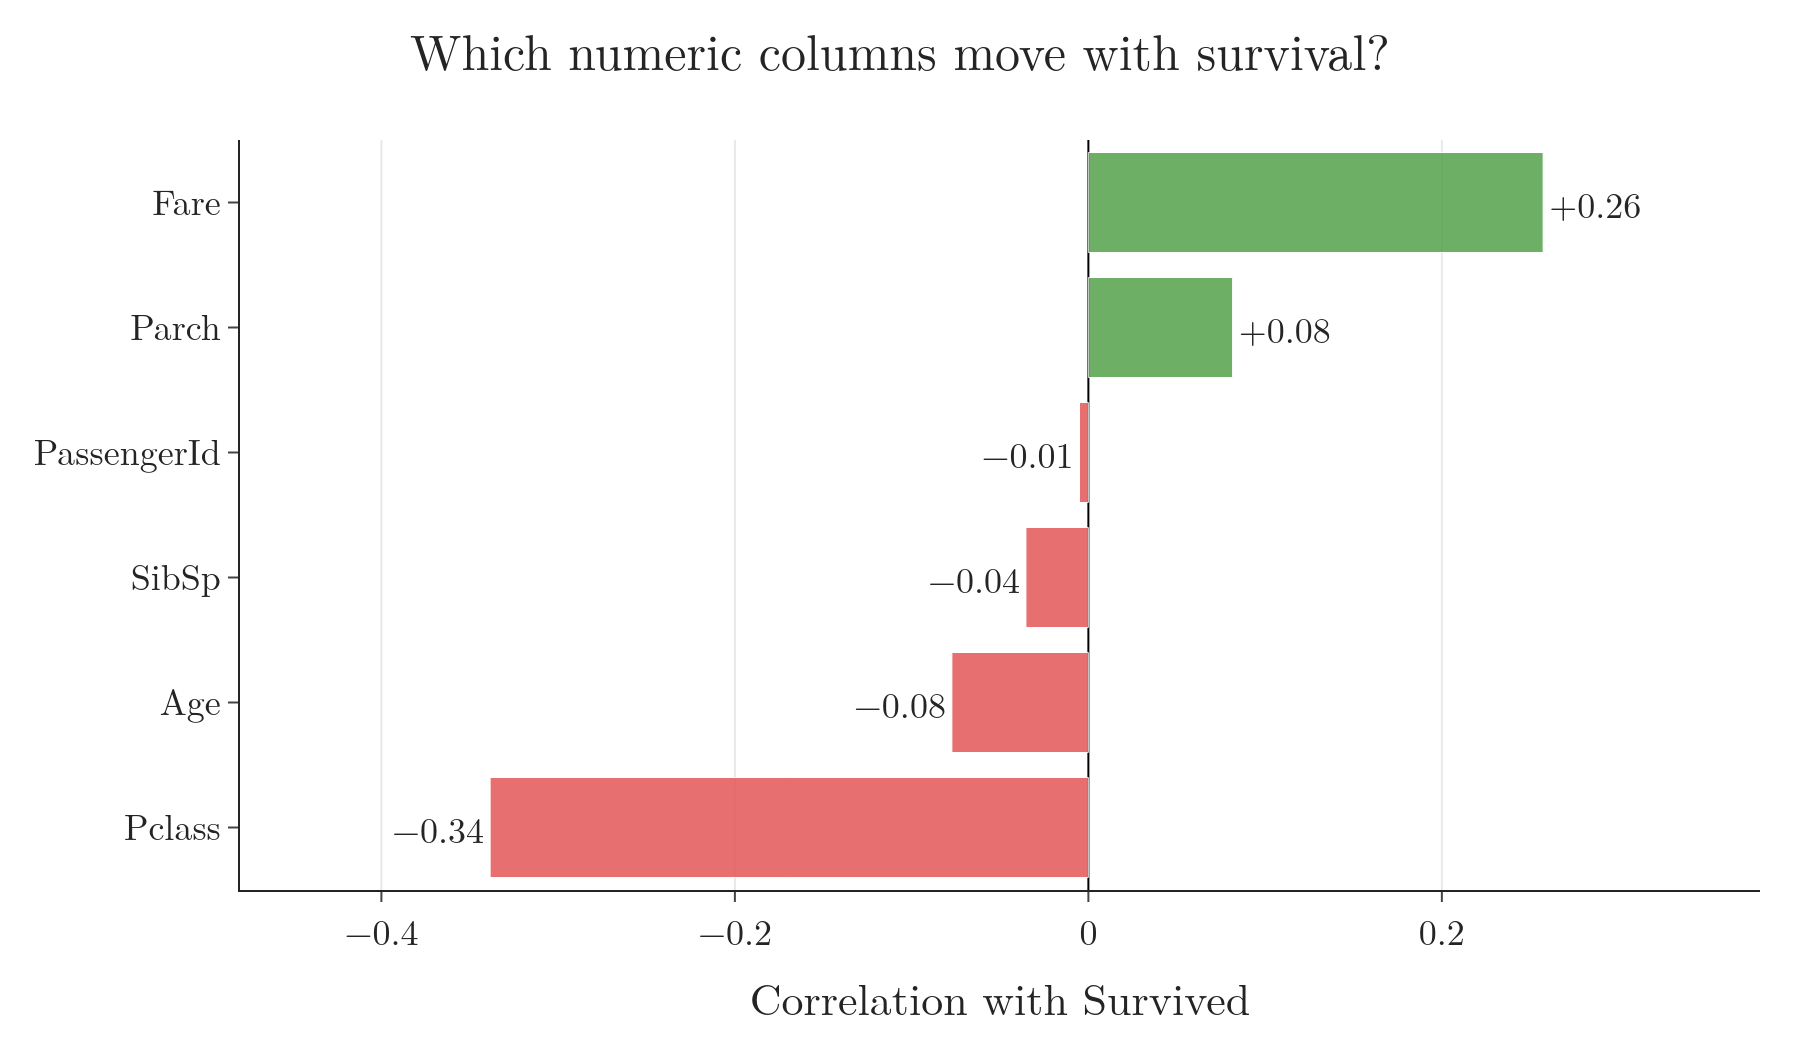

Generate this figure with Python:
"""Titanic: correlation of each numeric column with Survived (df.corr(numeric_only=True))."""
from pathlib import Path
import pandas as pd
import plotly.graph_objects as go

here = Path(__file__).parent
df = pd.read_csv(here.parent / "data" / "titanic_train.csv")
r = df.corr(numeric_only=True)["Survived"].drop("Survived").sort_values()
fig = go.Figure(go.Bar(x=r.values, y=r.index, orientation="h", opacity=0.85,
                       marker=dict(color=["#54A24B" if v > 0 else "#E45756" for v in r.values]),
                       text=[f"{v:+.2f}".replace("-", "−") for v in r.values], textposition="outside",
                       textfont=dict(color="black"), cliponaxis=False))
fig.update_layout(template="simple_white", width=900, height=520, font=dict(family="Latin Modern Roman", size=18),
                  title=dict(text="Which numeric columns move with survival?", x=0.5),
                  xaxis=dict(title="Correlation with Survived", range=[-0.48, 0.38], tickvals=[-0.4, -0.2, 0, 0.2, 0.4],
                             showgrid=True, zeroline=True, zerolinecolor="black"),
                  margin=dict(l=120, r=20, t=70, b=70))
fig.write_image(here / "corr_survived.png", scale=2)
fig.write_image(here / "corr_survived.pdf")
